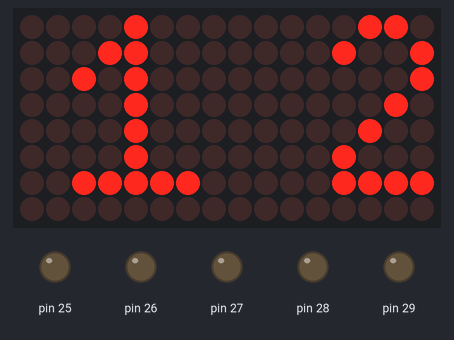
The sketch below on a simulated Arduino Mega 2560, built with avr-gcc and run on an emulated ATmega2560. On the bench: 16×8 LED matrix, output pins drawn as LEDs (lit = HIGH). Wiring (from diagram.json): 2 × MAX7219 LED driver: data pin 22; clock pin 23; CS pin 24. Pins used as bus, display or sensor lines are not drawn.

Above: at 0.1 s.

The sketch:

ETALVIS_Problem_15_02.ino
```cpp
//Embedded Systems programming - GPIO
//Dot Matrix Control Problems
//use max 7219-matrix DOTMATRIX
//use PORT A
//self Assessment set -15 Problem 02
//DISPLAY 12

#include "max7219.h"

// Digit '1'
unsigned char digit1[8] = {
  0b00010000,
  0b00011000,
  0b00010100,
  0b00010000,
  0b00010000,
  0b00010000,
  0b01111100,
  0b00000000
};

// Digit '2'
unsigned char digit2[8] = {
  0b01100000,
  0b10010000,
  0b10000000,
  0b01000000,
  0b00100000,
  0b00010000,
  0b11110000,
  0b00000000
};

void setup(void) {
  max7219_init();

  for (unsigned char row = 1; row <= 8; row++) {
    max7219_send_dual(row, digit2[row - 1], digit1[row - 1]);
    // chip1 (left) = digit2, chip2 (right) = digit1
  }
}

void loop(void) {
  // Static display
}

int main(void) {
  setup();
  while (1)
    loop();
}
```

max7219.c
```cpp
#include "max7219.h"

volatile char *porta = (volatile char *)0x22;
volatile char *ddra  = (volatile char *)0x21;

#define DIN_BIT 0
#define CLK_BIT 1
#define CS_BIT  2

void max7219_send_dual(unsigned char address, unsigned char data1, unsigned char data2) {
    unsigned int packet1 = (address << 8) | data1;
    unsigned int packet2 = (address << 8) | data2;

    *porta &= ~(1 << CS_BIT);

    // Send to rightmost device first (data2), then leftmost (data1)
    for (int i = 0; i < 16; i++) {
        if (packet2 & 0x8000) *porta |= (1 << DIN_BIT); else *porta &= ~(1 << DIN_BIT);
        *porta &= ~(1 << CLK_BIT);
        for (volatile int d = 0; d < 10; d++);
        *porta |= (1 << CLK_BIT);
        packet2 <<= 1;
    }

    for (int i = 0; i < 16; i++) {
        if (packet1 & 0x8000) *porta |= (1 << DIN_BIT); else *porta &= ~(1 << DIN_BIT);
        *porta &= ~(1 << CLK_BIT);
        for (volatile int d = 0; d < 10; d++);
        *porta |= (1 << CLK_BIT);
        packet1 <<= 1;
    }

    *porta |= (1 << CS_BIT);
}

void max7219_init(void) {
    *ddra = 0xFF;
    *porta = (1 << CS_BIT);

    for (int i = 0; i < 2; i++) {  // Configure both chips
        max7219_send_dual(0x0C, 0x01, 0x01); // Normal operation
        max7219_send_dual(0x09, 0x00, 0x00); // No decode
        max7219_send_dual(0x0A, 0x08, 0x08); // Medium intensity
        max7219_send_dual(0x0B, 0x07, 0x07); // Scan all 8 digits
        max7219_send_dual(0x0F, 0x00, 0x00); // Test mode off
    }

    max7219_clear();
}

void max7219_clear(void) {
    for (unsigned char row = 1; row <= 8; row++) {
        max7219_send_dual(row, 0x00, 0x00);
    }
}
```

max7219.h
```cpp
#ifndef MAX7219_H
#define MAX7219_H

#ifdef __cplusplus
extern "C" {
#endif

void max7219_init(void);
void max7219_send_dual(unsigned char address, unsigned char data1, unsigned char data2);
void max7219_clear(void);

#ifdef __cplusplus
}
#endif

#endif
```
